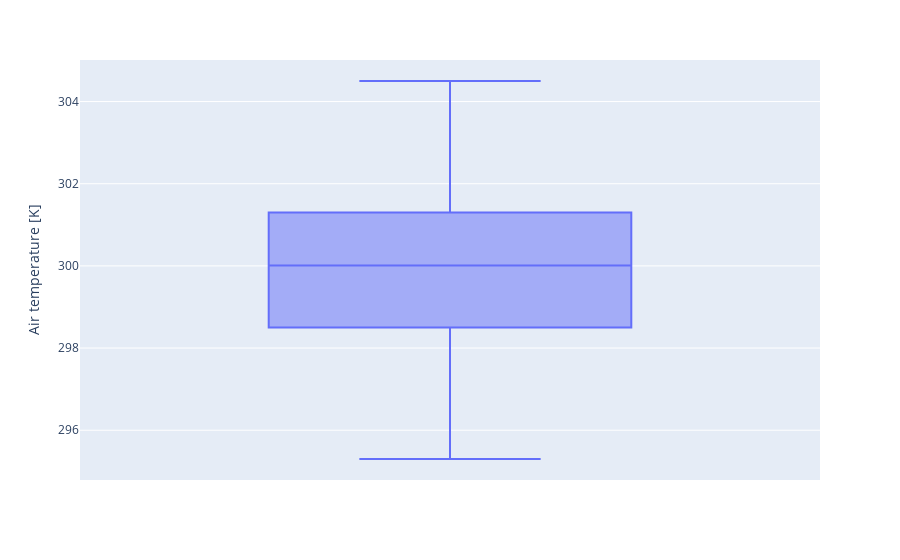
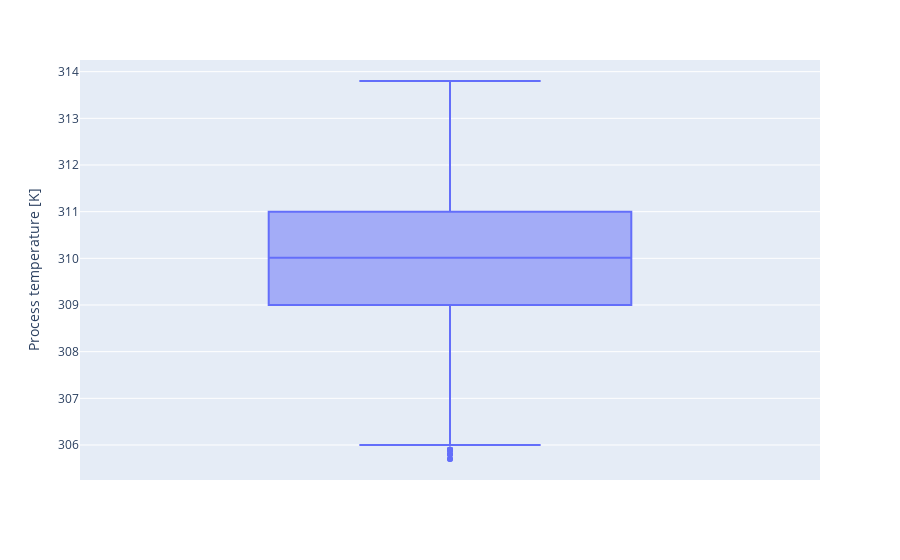
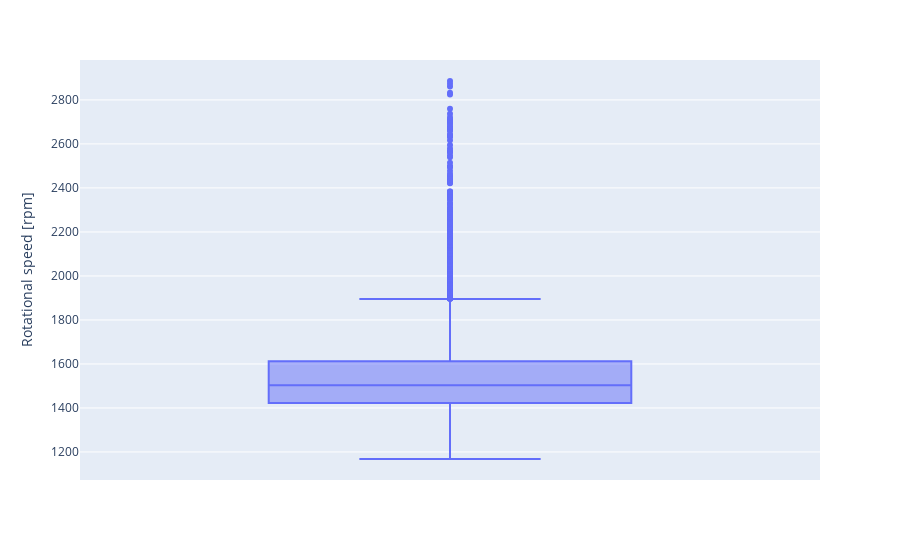
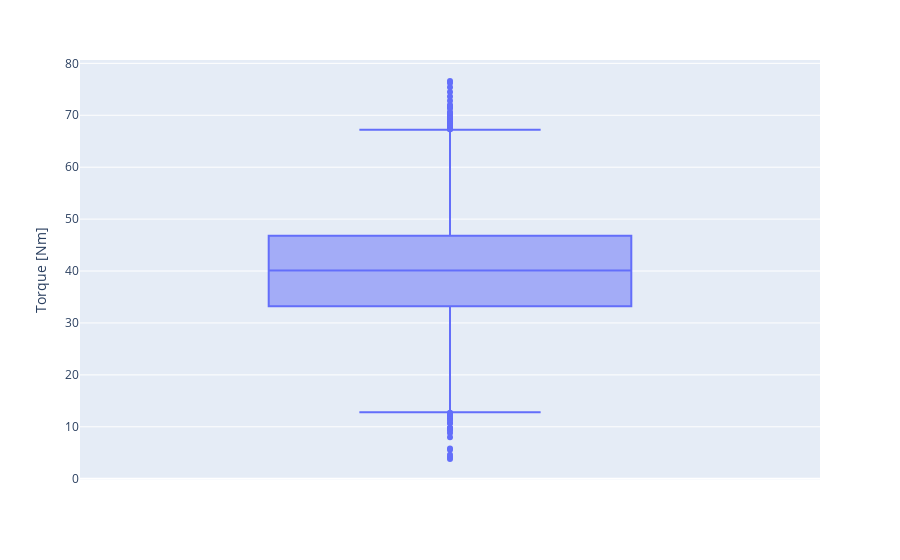

Notebook source saved alongside these figures, in order:
### Markdown cell above
## Dealing with outliers

# Starting with visual methods. 

Using the plotter class methods for creating histograms and boxplots to check for outliers:

### Code cell
plotter.hist_plotter()

plotter.box_plot_outlier_check()

### Figure 1 — Plotly figure (JSON) as saved in the notebook; plotly's stock layout.template omitted (floating-point values rounded to 4 significant figures; data arrays with more than 128 entries replaced by an {"elided": "..."} marker saying what was removed)
{"data": [{"alignmentgroup": "True", "hovertemplate": "Air temperature [K]=%{y}<extra></extra>", "legendgroup": "", "marker": {"color": "#636efa"}, "name": "", "notched": false, "offsetgroup": "", "orientation": "v", "showlegend": false, "type": "box", "x0": " ", "xaxis": "x", "y": {"elided": "10000 float values"}, "y0": " ", "yaxis": "y"}], "layout": {"boxmode": "group", "legend": {"tracegroupgap": 0}, "margin": {"t": 60}, "xaxis": {"anchor": "y", "domain": [0, 1]}, "yaxis": {"anchor": "x", "domain": [0, 1], "title": {"text": "Air temperature [K]"}}}}

### Figure 2 — Plotly figure (JSON) as saved in the notebook; plotly's stock layout.template omitted (floating-point values rounded to 4 significant figures; data arrays with more than 128 entries replaced by an {"elided": "..."} marker saying what was removed)
{"data": [{"alignmentgroup": "True", "hovertemplate": "Process temperature [K]=%{y}<extra></extra>", "legendgroup": "", "marker": {"color": "#636efa"}, "name": "", "notched": false, "offsetgroup": "", "orientation": "v", "showlegend": false, "type": "box", "x0": " ", "xaxis": "x", "y": {"elided": "10000 float values"}, "y0": " ", "yaxis": "y"}], "layout": {"boxmode": "group", "legend": {"tracegroupgap": 0}, "margin": {"t": 60}, "xaxis": {"anchor": "y", "domain": [0, 1]}, "yaxis": {"anchor": "x", "domain": [0, 1], "title": {"text": "Process temperature [K]"}}}}

### Figure 3 — Plotly figure (JSON) as saved in the notebook; plotly's stock layout.template omitted (floating-point values rounded to 4 significant figures; data arrays with more than 128 entries replaced by an {"elided": "..."} marker saying what was removed)
{"data": [{"alignmentgroup": "True", "hovertemplate": "Rotational speed [rpm]=%{y}<extra></extra>", "legendgroup": "", "marker": {"color": "#636efa"}, "name": "", "notched": false, "offsetgroup": "", "orientation": "v", "showlegend": false, "type": "box", "x0": " ", "xaxis": "x", "y": {"elided": "10000 int values"}, "y0": " ", "yaxis": "y"}], "layout": {"boxmode": "group", "legend": {"tracegroupgap": 0}, "margin": {"t": 60}, "xaxis": {"anchor": "y", "domain": [0, 1]}, "yaxis": {"anchor": "x", "domain": [0, 1], "title": {"text": "Rotational speed [rpm]"}}}}

### Figure 4 — Plotly figure (JSON) as saved in the notebook; plotly's stock layout.template omitted (floating-point values rounded to 4 significant figures; data arrays with more than 128 entries replaced by an {"elided": "..."} marker saying what was removed)
{"data": [{"alignmentgroup": "True", "hovertemplate": "Torque [Nm]=%{y}<extra></extra>", "legendgroup": "", "marker": {"color": "#636efa"}, "name": "", "notched": false, "offsetgroup": "", "orientation": "v", "showlegend": false, "type": "box", "x0": " ", "xaxis": "x", "y": {"elided": "10000 float values"}, "y0": " ", "yaxis": "y"}], "layout": {"boxmode": "group", "legend": {"tracegroupgap": 0}, "margin": {"t": 60}, "xaxis": {"anchor": "y", "domain": [0, 1]}, "yaxis": {"anchor": "x", "domain": [0, 1], "title": {"text": "Torque [Nm]"}}}}
